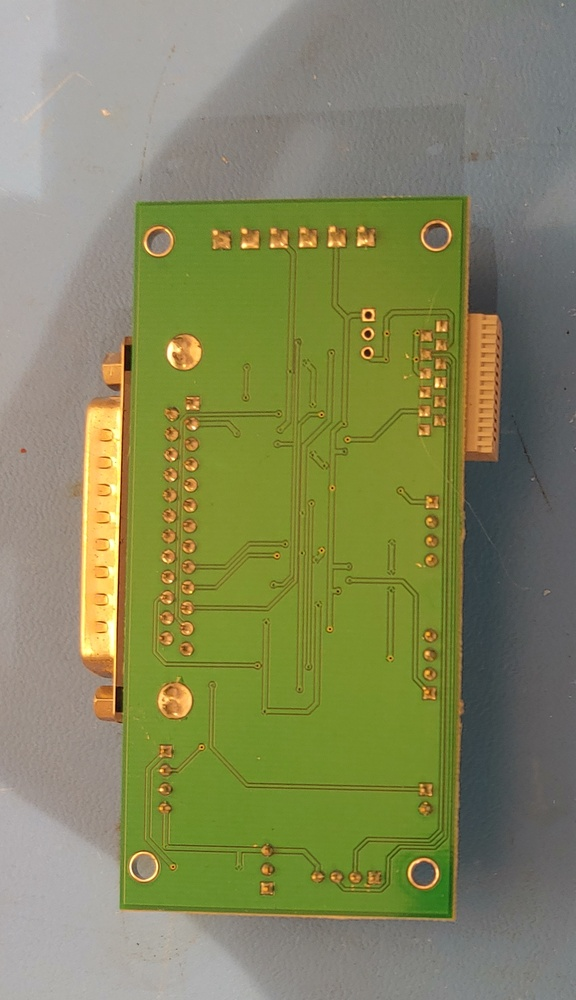
//> input picture test_images/fslaser_back.jpg, 576 x 1000 px, shrunk from 1432 x 2485 before the run
$ ./fill test_images/fslaser_back.jpg   (built with g++ and OpenCV 4)
//> lines starting //> are read from the running program, lines starting //| are printed output that depends on the picture
#include <iostream>
#include <stack>
#include <opencv2/opencv.hpp>
using namespace cv;

bool Inside(uchar * p, int x, int xmax){
    if( x<0 || x>xmax){
        return false;
    }
    return (p[x] == 255);
}

struct span{
    int start, end, y, direction;
};

// scan-and-fill implementation from Wikipedia
// https://en.wikipedia.org/wiki/Flood_fill#Span_Filling
void flood(Mat img, int mark, int x, int y){
    int xmax = img.cols - 1;
    int ymax = img.rows - 1;
    std::stack <struct span> s;
    s.push({x,x,y, 1});
    while( !s.empty() ){
        if( s.empty() )
            break;
        struct span sp = s.top();
        s.pop();
        int x1 = sp.start;
        int x2 = sp.end;
        int y  = sp.y;
        std::cout << "queue: " << s.size()<< " Line " << y;
        int d  = sp.direction;
        if( x2 < x1 )
            continue; //empty span
        if( y<0 || y>ymax)
            continue; //y is out of range
        uchar *p = img.ptr<uchar>(y);
        int x = x1;
        sp.end = x1-1;
        // Fill to the left
        while (Inside(p, x-1, ymax)){
            p[x]=mark;
            --x;
        }
        sp.start = x;
        std::cout<<" start "<<sp.start;
        // Search above left
        s.push({sp.start, sp.end, y-d, -d});
        while (x < x2){
            x = sp.end + 1;
            // Fill to the right
            while (Inside(p, x, ymax)){
                p[x]=mark;
                ++x;
            }
            // Search below
            sp.end = x-1;
            s.push({sp.start, sp.end, y+d, d});
            // Continue searching designated span
            while (!Inside(p, x, ymax))
                ++x;
            sp.start = x;
        }
        // Search above right
        s.push({x2, sp.end, y-d, -d});
        std::cout<<" end "<<sp.end<<std::endl;
        imshow("Display Image", img);
        waitKey(10);
    }
    return;
}

int main(int argc, char** argv )
{
    if ( argc != 2 )
    {
        printf("usage: flood_fill<Image_Path>\n");
        return -1;
    }
    Mat img;
    img = imread( argv[1], 1 );
//> img is the input picture: 1000 rows x 576 cols, CV_8UC3; mean B, G, R 92.6, 134.5, 131.6
    if ( !img.data )
    {
        printf("No image data \n");
        return -1;
    }
    int ymax = img.rows - 1;
//> ymax = 999
    int xmax = img.cols - 1;
//> xmax = 575
    namedWindow("Display Image", WINDOW_AUTOSIZE );
    cvtColor(img, img, COLOR_BGR2GRAY);
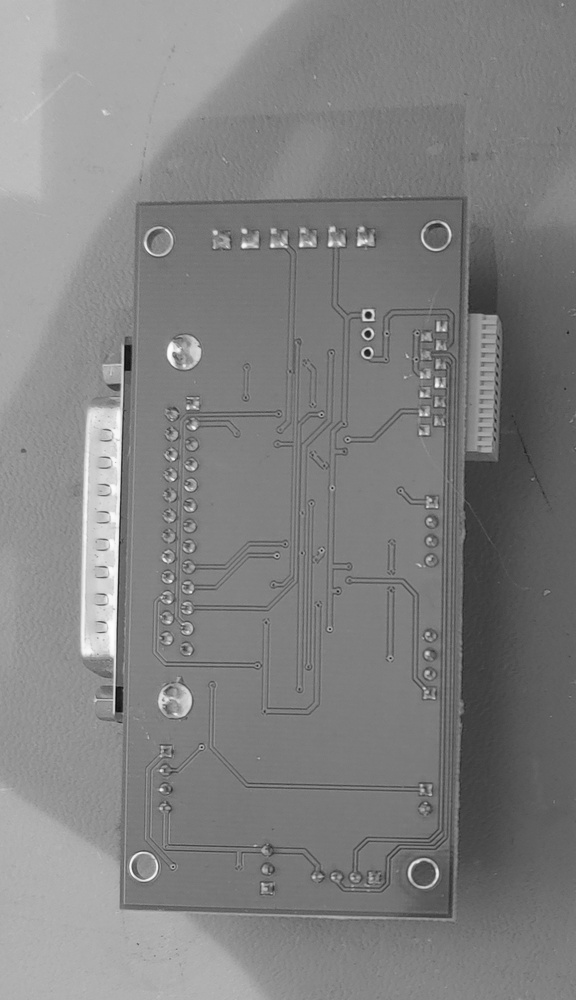
//> img: 1000 rows x 576 cols, CV_8UC1; min 10, max 254, mean 128.9
    flood(img,128,5,5);
//> the loop in flood, `while( !s.empty() )` made 3 passes
//> (x1, x2, y, d) on passes 2 to 3: (5, 4, 4, -1), (5, 4, 4, -1)
//> (x, sp.start) on pass 1: (5, 5)
//|  start 5queue: 1 Line 4queue: 0 Line 4
    std::cout<<"Done"<<std::endl;
    waitKey(0);
    return 0;
}
